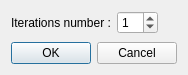
<?xml version="1.0" encoding="UTF-8"?>
<ui version="4.0">
 <class>Settings</class>
 <widget class="QDialog" name="Settings">
  <property name="geometry">
   <rect>
    <x>0</x>
    <y>0</y>
    <width>174</width>
    <height>75</height>
   </rect>
  </property>
  <property name="windowTitle">
   <string>Settings</string>
  </property>
  <layout class="QVBoxLayout" name="verticalLayout">
   <item>
    <layout class="QGridLayout" name="gridLayout">
     <item row="0" column="0">
      <widget class="QLabel" name="label">
       <property name="text">
        <string>Iterations number :</string>
       </property>
      </widget>
     </item>
     <item row="0" column="1">
      <widget class="QSpinBox" name="Iteration">
       <property name="value">
        <number>1</number>
       </property>
      </widget>
     </item>
     <item row="0" column="2">
      <spacer name="horizontalSpacer">
       <property name="orientation">
        <enum>Qt::Horizontal</enum>
       </property>
       <property name="sizeHint" stdset="0">
        <size>
         <width>40</width>
         <height>20</height>
        </size>
       </property>
      </spacer>
     </item>
     <item row="1" column="0">
      <spacer name="verticalSpacer">
       <property name="orientation">
        <enum>Qt::Vertical</enum>
       </property>
       <property name="sizeHint" stdset="0">
        <size>
         <width>20</width>
         <height>40</height>
        </size>
       </property>
      </spacer>
     </item>
    </layout>
   </item>
   <item>
    <widget class="QDialogButtonBox" name="buttonBox">
     <property name="orientation">
      <enum>Qt::Horizontal</enum>
     </property>
     <property name="standardButtons">
      <set>QDialogButtonBox::Cancel|QDialogButtonBox::Ok</set>
     </property>
    </widget>
   </item>
  </layout>
 </widget>
 <resources/>
 <connections>
  <connection>
   <sender>buttonBox</sender>
   <signal>accepted()</signal>
   <receiver>Settings</receiver>
   <slot>accept()</slot>
   <hints>
    <hint type="sourcelabel">
     <x>248</x>
     <y>254</y>
    </hint>
    <hint type="destinationlabel">
     <x>157</x>
     <y>274</y>
    </hint>
   </hints>
  </connection>
  <connection>
   <sender>buttonBox</sender>
   <signal>rejected()</signal>
   <receiver>Settings</receiver>
   <slot>reject()</slot>
   <hints>
    <hint type="sourcelabel">
     <x>316</x>
     <y>260</y>
    </hint>
    <hint type="destinationlabel">
     <x>286</x>
     <y>274</y>
    </hint>
   </hints>
  </connection>
 </connections>
</ui>
